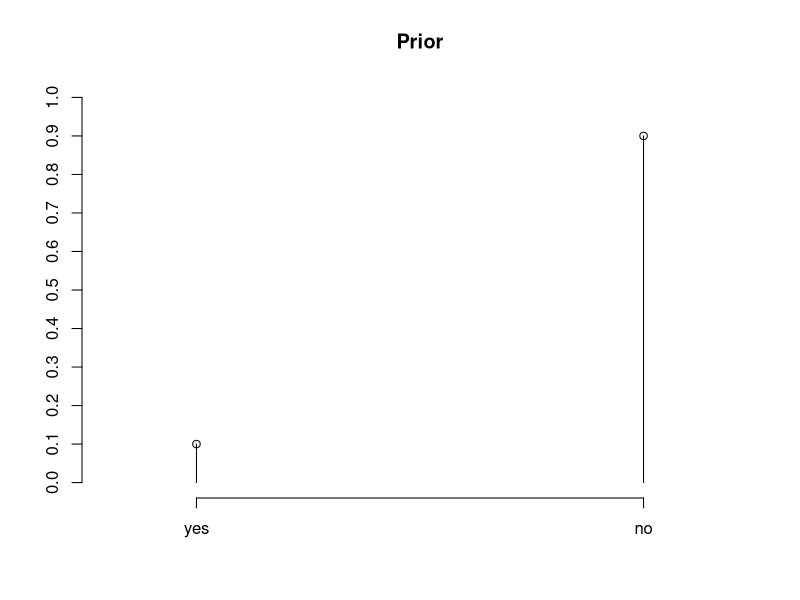
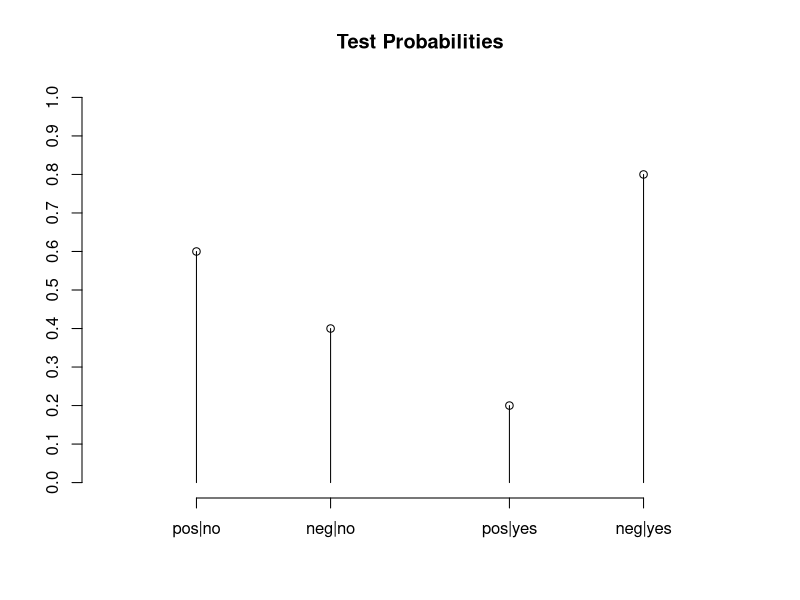
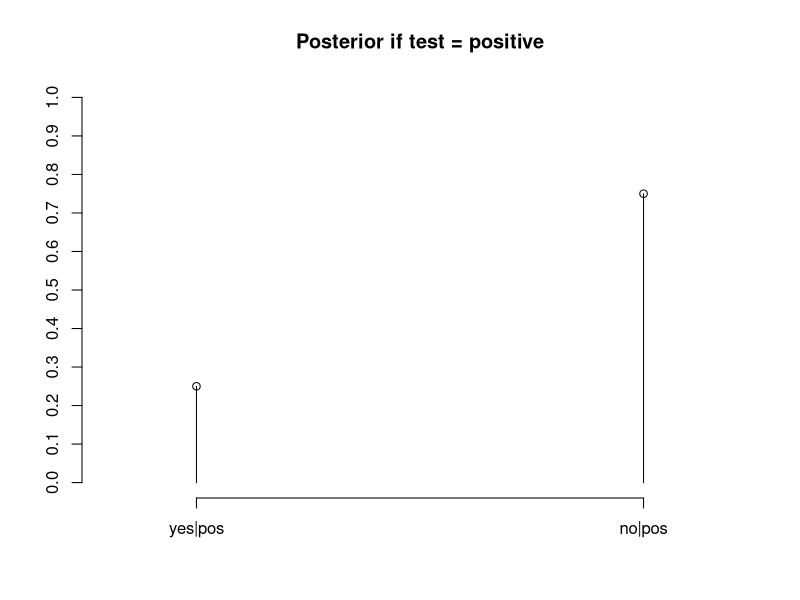
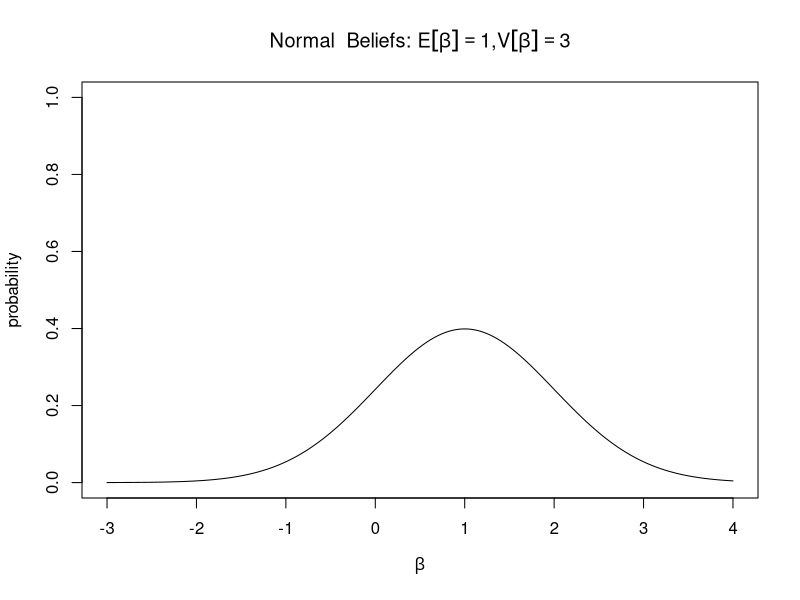
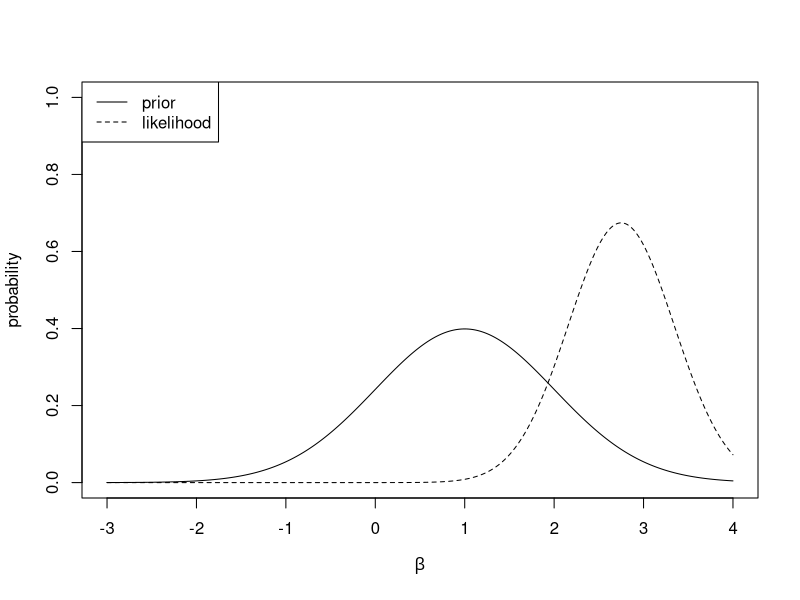
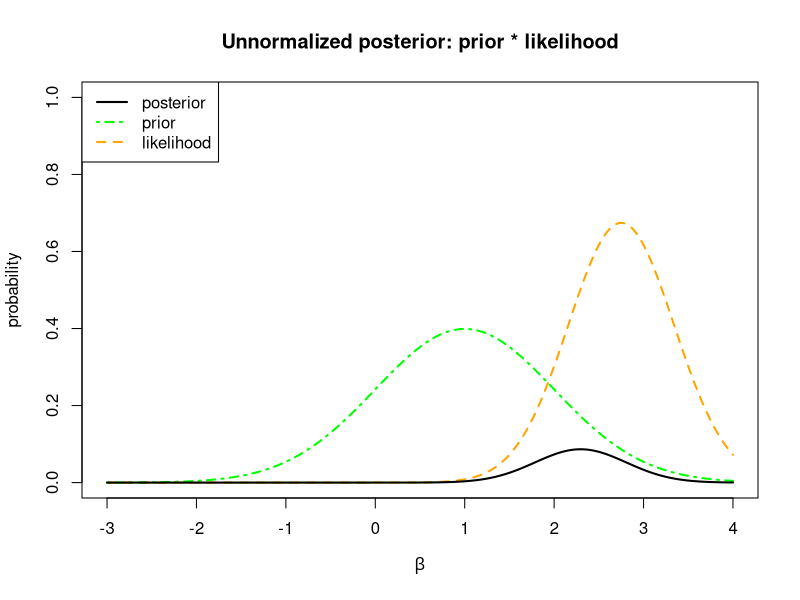
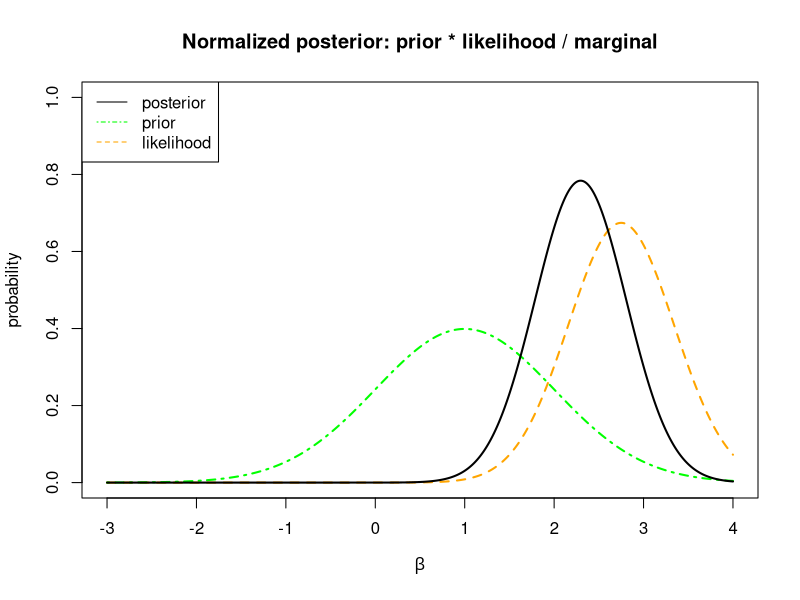
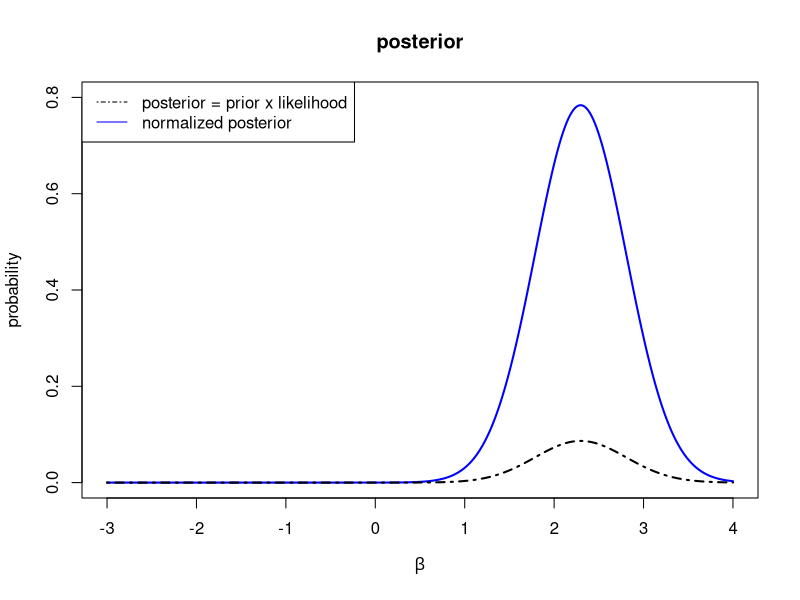

Reproduce these figures in R, in order.
### R code from vignette source 'sem-5-1-bayes_overview-uniquebackupstring.Rnw'
### Encoding: UTF-8

###################################################
### code chunk number 1: sem-5-1-bayes_overview-uniquebackupstring.Rnw:38-39
###################################################
  if(exists(".orig.enc")) options(encoding = .orig.enc)


###################################################
### code chunk number 2: tmpout
###################################################
tdir <- "tmpout"
if(!dir.exists(tdir)) dir.create(tdir, showWarnings=FALSE)


###################################################
### code chunk number 3: excludemeRoptions
###################################################
opts.orig <- options()
options(width=100, prompt="> ")
options(useFancyQuotes = FALSE)
set.seed(12345)
par.orig <- par(no.readonly = TRUE) 
pjmar <- c(4.1, 4.1, 1.5, 2.1)
options(SweaveHooks=list(fig=function() par(mar=pjmar, ps=12, xpd=F)))
pdf.options(onefile=F,family="Times",pointsize=12)
if(!file.exists("theme")) file.symlink("../../../../template/theme", "theme")


###################################################
### code chunk number 4: spike10
###################################################
drawPMF <- function(x, labels, prob, main){
    plot(x=c(0, 1), y=c(0, 1.0), type="n", axes=F, xlim = c(-0.2, 1.2), 
       xlab="", ylab="", main=main)
    axis(1, at = x, labels)
    axis(2, at = seq(0, 1, by=0.1))
    for(i in seq_along(x)){
        lines(c(x[i],x[i]), c(0, prob[i]))
        points(x[i], prob[i])
    }
}
x <- c(0,1)
xlabels <- c("yes", "no")
prior <- c(0.10, 0.90)
drawPMF(x, xlabels, prior, main = "Prior")


###################################################
### code chunk number 5: spike20
###################################################
x <- c(0, 0.3, 0.7, 1)
likeli <- c(0.6, 0.40, 0.2, 0.8)
llabels <- c("pos|no", "neg|no", "pos|yes", "neg|yes")
drawPMF(x, labels = llabels, likeli, main = "Test Probabilities")


###################################################
### code chunk number 6: spike30
###################################################
x <- c(0,1)
post <- c(0.25, 0.75)
plabels <- c("yes|pos", "no|pos")
drawPMF(x, plabels, post, main = "Posterior if test = positive")


###################################################
### code chunk number 7: pdf10
###################################################
x <- seq(-3, 4, by = 0.01)
px <- dnorm(x, m=1, s=1)
plot(px ~ x, type = "l", ylim = c(0,1), ylab = "probability", xlab = expression(beta),  main = expression(paste("Normal  Beliefs: ", list(E * group("[", beta, "]")==1), ",", V * group("[", beta,"]")==3)))


###################################################
### code chunk number 8: pdf20
###################################################
xl <- seq(-3, 4, by = 0.01)
pxl <- dnorm(xl, m=2.75, s=sqrt(0.35))
plot(pxl ~ xl, type = "l", ylab = "probability", xlab = expression(beta),
lty = 2, ylim = c(0,1))
lines(px ~ x)
legend('topleft', legend = c("prior", "likelihood"), lty = c(1,2))


###################################################
### code chunk number 9: pdf30
###################################################
xl <- seq(-3, 4, by = 0.01)
pxl <- dnorm(xl, m=2.75, s=sqrt(0.35))
plot(pxl ~ xl, type = "l", ylab = "probability", xlab = expression(beta),
lty = 2, lwd=2, ylim = c(0,1), col = "orange")
lines(px ~ x, lty = 4, lwd=2, col = "green")
ppost <- px * pxl
lines(ppost ~ x, lty = 1, lwd = 2, col = "black")
legend('topleft', legend = c("posterior", "prior", "likelihood"), lty = c(1, 4, 2), col = c("black", "green", "orange"), lwd=c(2,2,2))
title("Unnormalized posterior: prior * likelihood")


###################################################
### code chunk number 10: pdf31
###################################################
plot(pxl ~ xl, type = "l", ylab = "probability", xlab = expression(beta),
lty = 2, lwd=2, ylim = c(0,1), col = "orange")
lines(px ~ x, lwd = 2, lty = 4, col = "green")
ppost <- px * pxl
ppostnorm <- ppost/(sum(ppost)/100)
## 100 needed above because width of x is 0.01, numerical integral
## could be calculated more gracefully
lines(ppostnorm ~ x, lty = 1, lwd = 2, col = "black")
legend('topleft', legend = c("posterior", "prior", "likelihood"), lty = c(1, 4, 2),
col = c("black", "green", "orange"))
title("Normalized posterior: prior * likelihood / marginal")


###################################################
### code chunk number 11: pdf40
###################################################
plot(ppostnorm ~ xl, type = "l", ylab = "probability", xlab = expression(beta),
lty = 1, lwd = 2, ylim = c(0,.8), col = "blue")
lines(ppost ~ xl, lty = 4, lwd = 2, col = "black") 
legend('topleft', legend = c("posterior = prior x likelihood", "normalized posterior"), lty = c(4,1),
col = c("black", "blue"))
title("posterior")


###################################################
### code chunk number 12: pdf50
###################################################
plot(ppostnorm ~ xl, type = "l", ylab = "probability", xlab = expression(beta),
lty = 1, lwd = 2, ylim = c(0,.8), col = "blue")
lines(ppost ~ xl, lty = 4, lwd = 2, col = "black") 
legend('topleft', legend = c("not normalized", "normalized posterior"), lty = c(4,1),
col = c("black", "blue"))
indexmode <- which.max(ppost)
xmode <- x[indexmode]
ppostcum <- cumsum(ppost)/max(cumsum(ppost))
##which(ppostcum < 0.025)
hpd975 <- x[min(which(ppostcum >  0.975))]
hpd025 <- x[max(which(ppostcum < 0.0275))]
abline(v = c(hpd025, hpd975), lty = 2, col = "red")
title("posterior with 95% HPD")


###################################################
### code chunk number 13: mvn10
###################################################
library(mvtnorm) 
N <- 100 
myProbX <- function(x1, x2){
    dmvnorm( cbind(x1,x2), mean = meanX, sigma= varX)
  }
meanX <- c( 0, 0 )
varX <- matrix ( c( 1, .3, .3, 1), nrow=2 , byrow = TRUE) 
x1 <- seq( meanX[1]-2.5*varX[1,1], meanX[1]+2.5*varX[1,1], length.out=N)
x2 <- seq(  meanX[2]-2.5*varX[2,2], meanX[2]+2.5*varX[2,2] , length.out=N)
probX <- outer(x1,x2, FUN="myProbX")
persp(x1, x2, probX, theta = 120, phi = 20, zlim=c(0,.3), zlab="density", xlab="beta_0",ylab=expression(beta_1), col="gray90", ticktype="detailed")


###################################################
### code chunk number 14: mvn20
###################################################
contour(x1, x2, probX)


###################################################
### code chunk number 15: sess10
###################################################
sessionInfo()


###################################################
### code chunk number 16: opts20
###################################################
## Don't delete this. It puts the interactive session options
## back the way they were. If this is compiled within a session
## it is vital to do this.
options(opts.orig)
options(par.orig)


